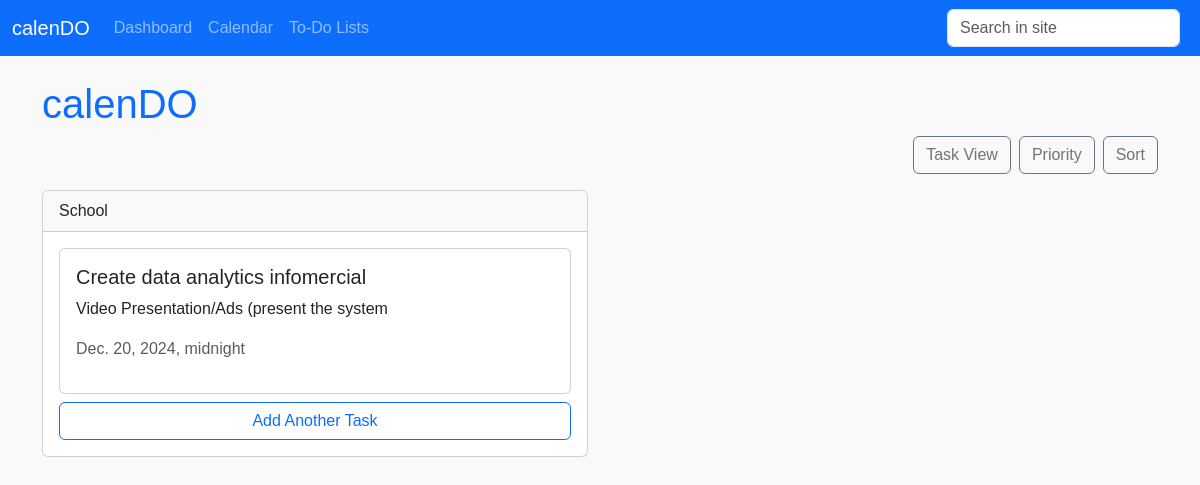
The page /todo/ on the database as committed earlier.
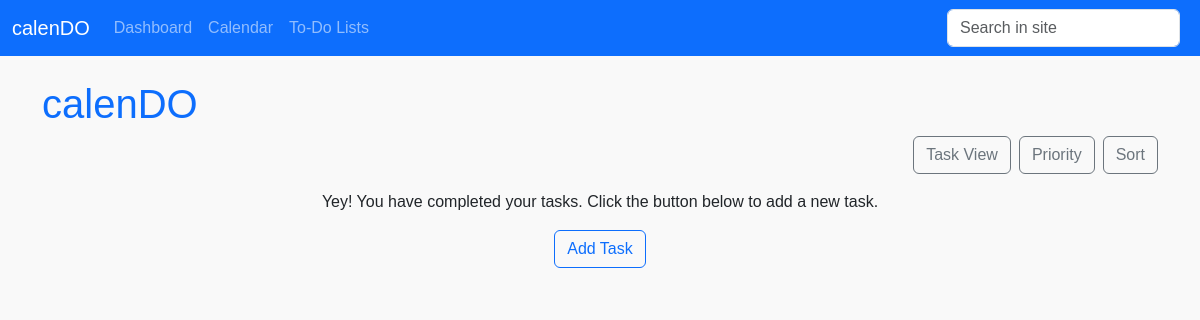
The same page on the database as committed later.
### calendo/models.py (models this page shows, shortened)
class Task(models.Model):
    user = models.ForeignKey(User, on_delete=models.CASCADE, null=True, blank=True)
    task_name = models.CharField(max_length=200)
    description = models.TextField(null=True, blank=True)
    status = models.BooleanField(default=False)
    section = models.CharField(max_length=200, null=True, blank=True)
    priority = models.CharField(max_length=200, null=True, blank=True)
    due_date = models.DateTimeField(null=True, blank=True)
    created = models.DateTimeField(auto_now_add=True)
    class Meta:
        ordering = ['status']

### calendo/views.py (the view)
# urls.py: path('todo/', views.todo_index, name='todo_index'),
def todo_index(request):
    tasks = Task.objects.all()
    sections_and_tasks = {}
    for task in tasks:
        if task.section not in sections_and_tasks:
            sections_and_tasks[task.section] = []
        sections_and_tasks[task.section].append(task)
    return render(request, 'todo/todo-index.html', {'sections_and_tasks': sections_and_tasks})

### templates/todo/todo-index.html (shortened to what this page needs)
{% extends "partials/base.html" %}
{% block content %}
    <div class="container mt-4">
        <h1 class="text-primary">calenDO</h1>
        <div class="d-flex justify-content-end mb-3">
            <button class="btn btn-outline-secondary me-2">Task View</button>
            <button class="btn btn-outline-secondary me-2">Priority</button>
            <button class="btn btn-outline-secondary">Sort</button>
        </div>
        <div class="row">
            {% if sections_and_tasks %}
                {% for section, tasks in sections_and_tasks.items %}
                <div class="col-md-6 mb-4">
                    <div class="card">
                        <div class="card-header bg-light">{{ section }}</div>
                        <div class="card-body">
                            {% for task in tasks %}
                            <div class="card mb-2 task-card" data-task-id="{{ task.id }}">
                                <div class="card-body">
                                    <h5 class="card-title">{{ task.task_name }}</h5>
                                    <p class="card-text">{{ task.description }}</p>
                                    <p class="text-muted">{{ task.due_date }}</p>
                                </div>
                            </div>
                            {% endfor %}
                            <button class="btn btn-outline-primary w-100" data-bs-toggle="modal" data-bs-target="#addTaskModal">Add Another Task</button>
                        </div>
                    </div>
                </div>
                {% endfor %}
            {% else %}
                <div class="col-md-12 text-center">
                    <p>Yey! You have completed your tasks. Click the button below to add a new task.</p>
                    <button class="btn btn-outline-primary" data-bs-toggle="modal" data-bs-target="#addTaskModal">Add Task</button>
                </div>
            {% endif %}
        </div>
    </div>
{% endblock %}

Rows that differ between the two databases and show on the page:
removed Task: section "School", task_name "Create data analytics infomercial", description "Video Presentation/Ads (present the system", due_date "Dec. 20, 2024, midnight"
Other text that changed with them:
text now shown: "Yey! You have completed your tasks. Click the button below to add a new task. Add Task"
